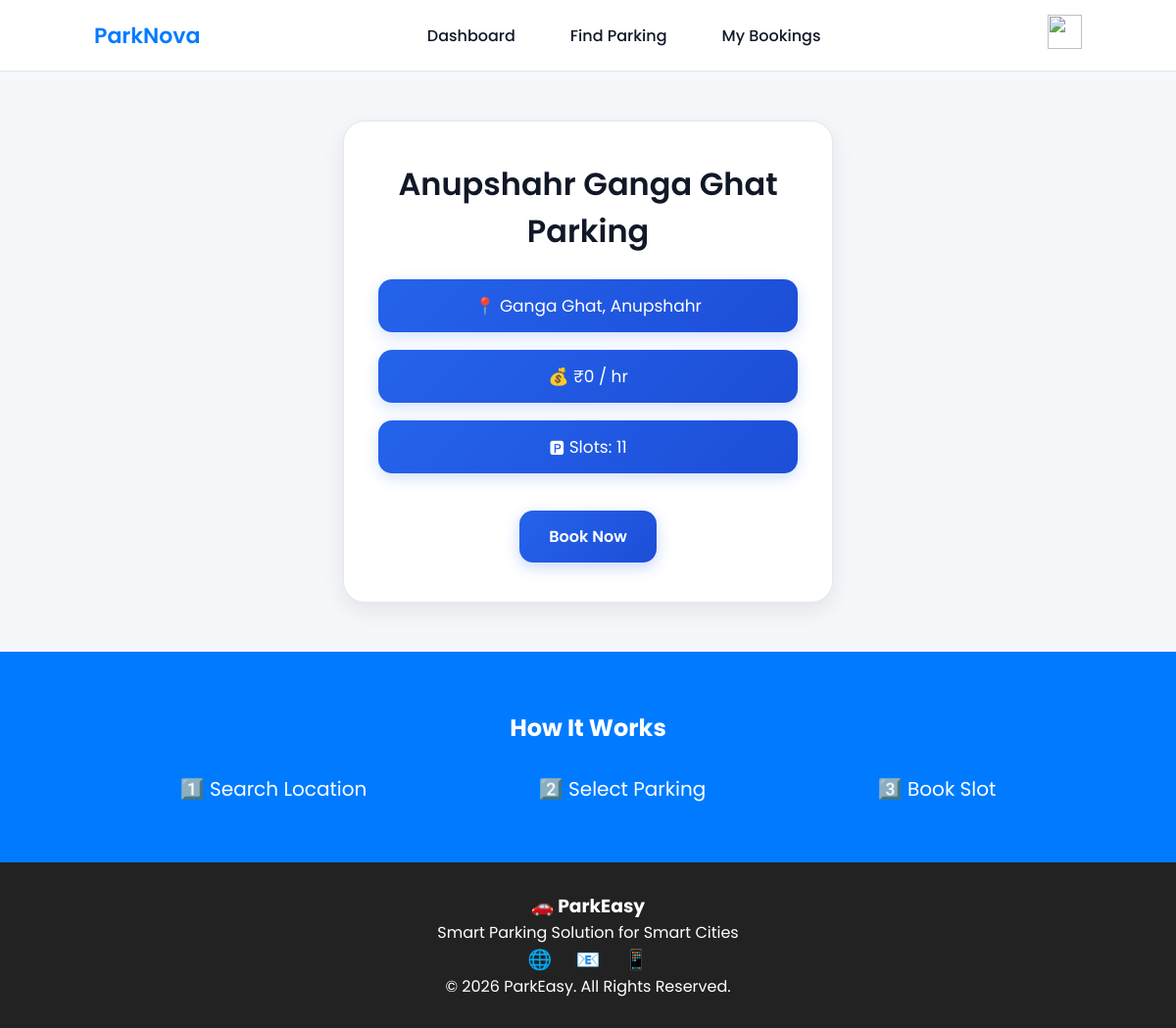
/parking/1/ (signed in), run on an earlier commit of the app's database.
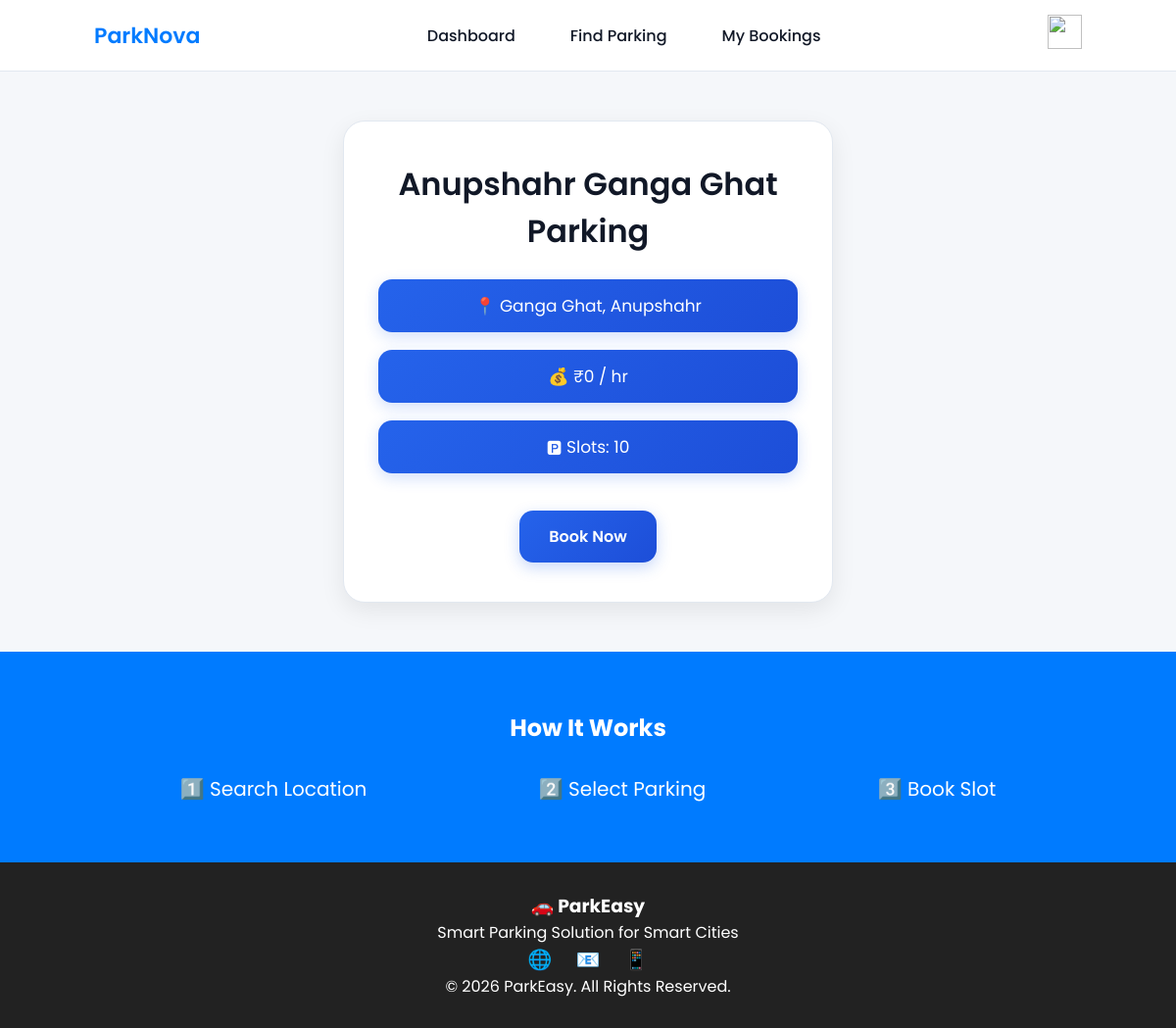
And on a later commit of the database.
### myapp/models.py (models this page shows, shortened)
class Parking(models.Model):
    name = models.CharField(max_length=100)
    address = models.CharField(max_length=200)
    price = models.IntegerField()
    available_slots = models.IntegerField(default=0)
    latitude = models.FloatField()
    longitude = models.FloatField()

### myapp/views.py (the view)
# urls.py: path('parking/<int:id>/', views.parking_detail, name='parking_detail'),
@login_required(login_url='login')
def parking_detail(request, id):
    parking = get_object_or_404(
        Parking,
        id=id
    )
    return render(
        request,
        "parking_details.html",
        {
            "p": parking
        }
    )

### myapp/templates/parking_details.html (shortened to what this page needs)
{% load static %}
<!DOCTYPE html>
<html>
<head>
    <link rel="stylesheet" href="{% static 'css/parking_details-style.css' %}">
</head>
<body>
{% include 'nav2.html' %}
<div class="container">
    <div class="card">
        <h2>{{ p.name }}</h2>
        <p>📍 {{ p.address }}</p>
        <p>💰 ₹{{ p.price }} / hr</p>
        <p>🅿 Slots: {{ p.available_slots }}</p>
       <a href="{% url 'book_now' p.id %}" class="book-btn">
              Book Now
        </a>
    </div>
</div>
{% include 'footer.html' %}
</body>
</html>

What changed in the data, as far as the page shows it:
changed Parking "Anupshahr Ganga Ghat Parking": available_slots "11" → "10"
